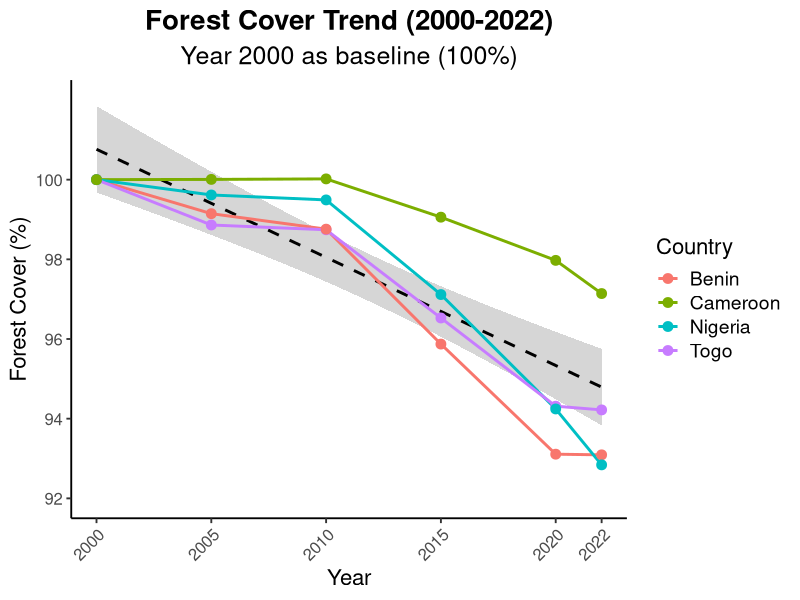
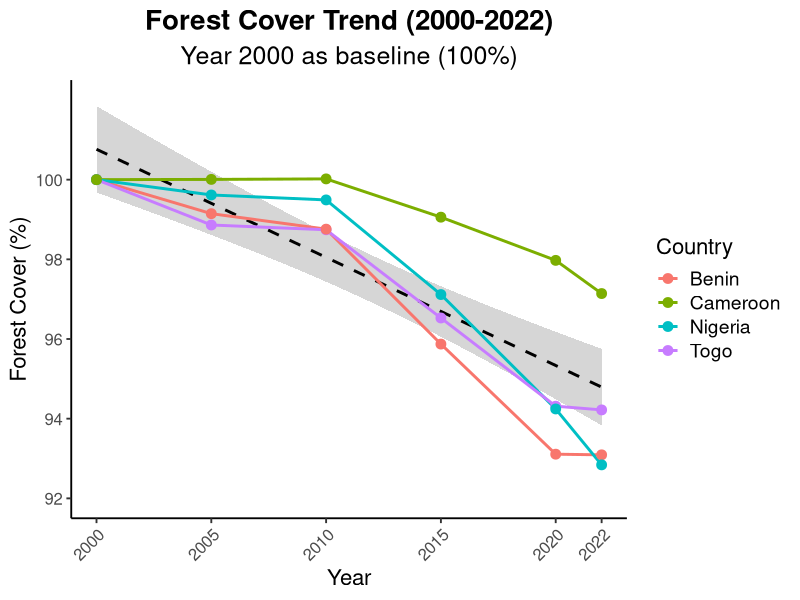

R code for these plots, in order:
# Load required libraries
library(tidyverse)
library(ggplot2)

# Input data
data <- tibble(
  Country = c("Togo", "Benin", "Nigeria", "Cameroon"),
  `2000` = c(2.2405, 4.8844, 21.6564, 35.7728),
  `2005` = c(2.215, 4.8427, 21.5731, 35.775),
  `2010` = c(2.2123, 4.8237, 21.5462, 35.7796),
  `2015` = c(2.1627, 4.6828, 21.0318, 35.4358),
  `2020` = c(2.1131, 4.5478, 20.4099, 35.048),
  `2022` = c(2.111, 4.547, 20.106, 34.75)
)

# Convert to long format
data_long <- data %>%
  pivot_longer(cols = -Country, names_to = "Year", values_to = "Forest_cover")

# Calculate percentages relative to 2000
data_percent <- data_long %>%
  group_by(Country) %>%
  mutate(
    Percent = Forest_cover / first(Forest_cover) * 100,
    Year = as.numeric(Year)
  )

# Define the exact years we want on the x-axis
year_labels <- c(2000, 2005, 2010, 2015, 2020, 2022)

# Create the plot
ggplot(data_percent, aes(x = Year, y = Percent, color = Country)) +
  geom_smooth(method = "lm", se = TRUE, color = "black", linetype = "dashed") +
  geom_line(size = 1) +
  geom_point(size = 3) +
  
  # Label all specific years on the x-axis
  scale_x_continuous(breaks = year_labels, labels = year_labels) +
  scale_y_continuous(limits = c(92, 102), breaks = seq(92, 100, by = 2)) +
  labs(
    title = "Forest Cover Trend (2000-2022)",
    subtitle = "Year 2000 as baseline (100%)",
    x = "Year",
    y = "Forest Cover (%)",
    color = "Country"
  ) +
  theme_classic(base_size = 14) +
  theme(
    plot.title = element_text(hjust = 0.5, face = "bold", size = 20),
    plot.subtitle = element_text(hjust = 0.5, size = 18),
    axis.title = element_text(size = 16),
    axis.text = element_text(size = 12),
    # Rotate x-axis labels 45 degrees
    axis.text.x = element_text(angle = 45, hjust = 1),
    legend.title = element_text(size = 16),
    legend.text = element_text(size = 14),
    legend.position = "right"
  )

# Save the plot
ggsave("forest_cover_trend.png", width = 12, height = 8, dpi = 300)

